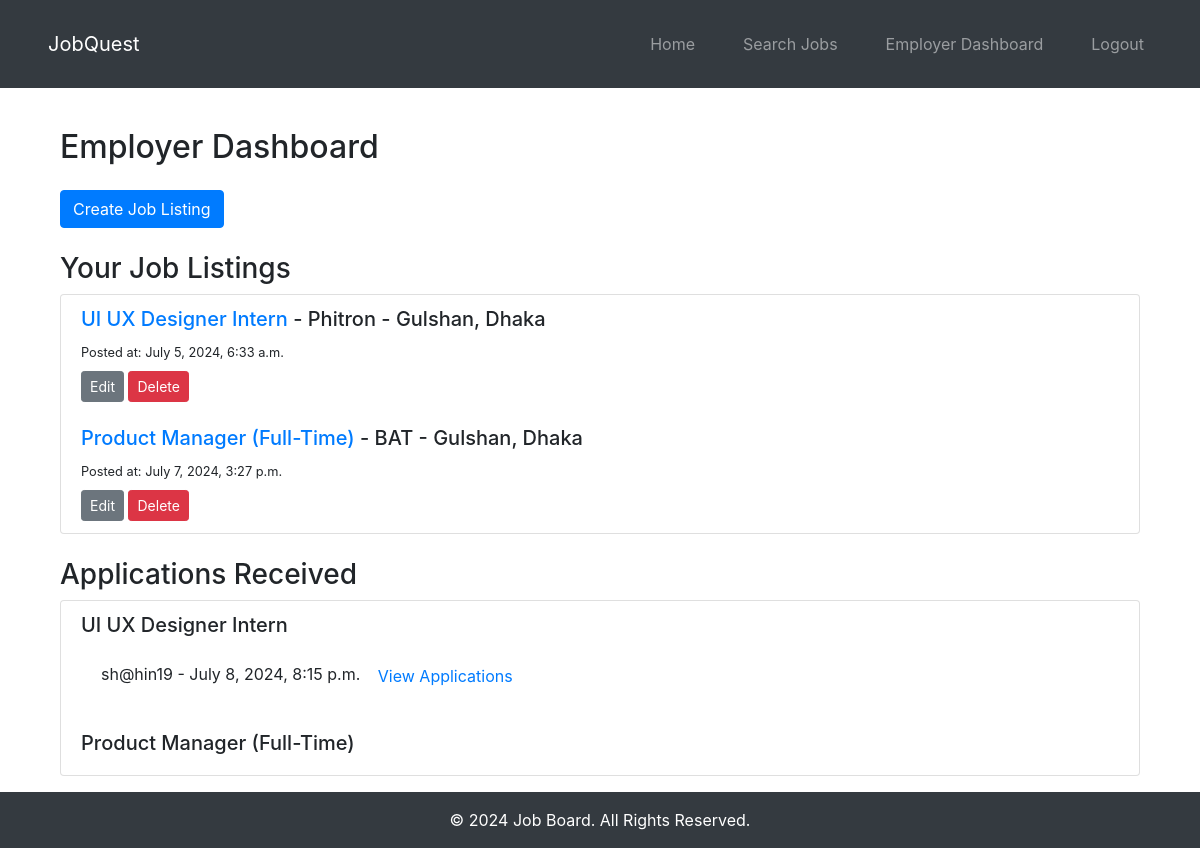
/employer/dashboard/ (signed in), run on the app's committed database.
### jobs/models.py (models this page shows, shortened)
class JobListing(models.Model):
    employer = models.ForeignKey(User, on_delete=models.CASCADE, related_name='job_listings')
    title = models.CharField(max_length=255)
    description = models.TextField()
    requirements = models.TextField()
    location = models.CharField(max_length=255)
    company = models.CharField(max_length=255, default='')
    category = models.ForeignKey(JobCategory, on_delete=models.SET_NULL, null=True)
    posted_at = models.DateTimeField(auto_now_add=True)

class JobApplication(models.Model):
    job_listing = models.ForeignKey(JobListing, on_delete=models.CASCADE, related_name='applications')
    job_seeker = models.ForeignKey(User, on_delete=models.CASCADE, related_name='applications')
    resume = models.FileField(upload_to='resumes/')
    cover_letter = models.TextField()
    applied_at = models.DateTimeField(auto_now_add=True)

class User(AbstractUser):
    is_employer = models.BooleanField(default=False)
    is_job_seeker = models.BooleanField(default=False)
    groups = models.ManyToManyField(
        Group,
        related_name='jobs_user_set',
        blank=True,
        help_text='The groups this user belongs to. A user will get all permissions granted to each of their groups.',
        related_query_name='user',
    )
    user_permissions = models.ManyToManyField(
        Permission,
        related_name='jobs_user_set',
        blank=True,
        help_text='Specific permissions for this user.',
        related_query_name='user',
    )

### jobs/views.py (the view)
# urls.py: path('employer/dashboard/', views.employer_dashboard, name='employer_dashboard'),
@login_required
def employer_dashboard(request):
    job_listings = request.user.job_listings.all()
    return render(request, 'jobs/employer_dashboard.html', {'job_listings': job_listings})

### templates/jobs/employer_dashboard.html (shortened to what this page needs)
{% extends 'base.html' %}
{% block content %}
<div class="container">
    <h2 class="mb-4">Employer Dashboard</h2>
    <div class="mb-4">
        <a href="{% url 'job_create' %}" class="btn btn-primary">Create Job Listing</a>
    </div>
    <div class="mb-4">
        <h3>Your Job Listings</h3>
        <div class="list-group">
            {% for job in job_listings %}
                <div class="list-group-item">
                    <h5>
                        <a href="{% url 'job_detail' job.id %}">{{ job.title }}</a>
                        - {{ job.company }} - {{ job.location }}
                    </h5>
                    <small>Posted at: {{ job.posted_at }}</small>
                    <div class="mt-2">
                        <a href="{% url 'job_update' job.id %}" class="btn btn-secondary btn-sm">Edit</a>
                        <a href="{% url 'job_delete' job.id %}" class="btn btn-danger btn-sm">Delete</a>
                    </div>
                </div>
            {% endfor %}
        </div>
    </div>
    <div>
        <h3>Applications Received</h3>
        <div class="list-group">
            {% for job in job_listings %}
                <div class="list-group-item">
                    <h5>{{ job.title }}</h5>
                    <ul class="list-group list-group-flush">
                        {% for application in job.applications.all %}
                            <li class="list-group-item">
                                {{ application.job_seeker.username }} - {{ application.applied_at }}
                                <a href="{% url 'job_applications' job.id %}" class="btn btn-link">View Applications</a>
                            </li>
                        {% endfor %}
                    </ul>
                </div>
            {% endfor %}
        </div>
    </div>
</div>
{% endblock %}

### static/css/styles.css (style rules this page uses)
body { font-family: Arial, sans-serif; margin: 0; padding: 0; background-color: #f8f9fa; display: flex; flex-direction: column; min-height: 100vh; }
h2, h3 { color: #343a40; }
button, .btn-primary { background-color: #343a40; color: white; padding: 0.5rem 1rem; border: none; cursor: pointer; }

### data on the page
JobListing: title "UI UX Designer Intern", company "Phitron", location "Gulshan, Dhaka", posted_at "July 5, 2024, 6:33 a.m."
JobListing: title "Product Manager (Full-Time)", company "BAT", location "Gulshan, Dhaka", posted_at "July 7, 2024, 3:27 p.m."
JobApplication: job_seeker.username "sh@hin19", applied_at "July 8, 2024, 8:15 p.m."
